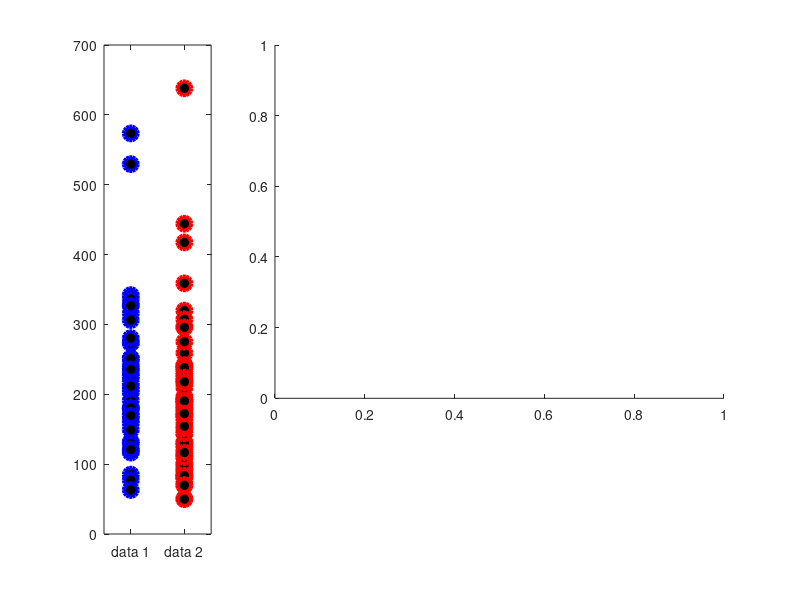

Recreate this plot in MATLAB. (Note: this script raises an error after producing the figure.)
%% Nonparametric Statistics
% Permutation testing
%% Create dataset
% Two log-norm datasets
N1 = 40;
N2 = 60;
data1 = exp( 5.3 + randn(N1,1)*.5 );
data2 = exp( 5.0 + randn(N2,1)*.5 );

% Plot the distributions
figure(1)
subplot(141)
plot(1,data1,'bo','markerfacecolor','k','markersize',10,'linew',3)
hold on
plot(2,data2,'ro','markerfacecolor','k','markersize',10,'linew',3)
set(gca,'xlim',[.5 2.5],'xtick',[1 2],'xticklabel',{'data 1';'data 2'})

%% Permutation Testing
% Combine both datasets 
alldata = [data1;data2];

% Define a vector of condition mapping
mapping = [ ones(N1,1);ones(N2,1)+1 ];

% Numerator of the t-test: difference of means
tnum = mean(alldata(mapping==1)) - mean(alldata(mapping==2));

% Denominator of t-test: square root of variances divided by N
tden = sqrt( var(alldata(mapping==1))/N1 + var(alldata(mapping==2))/N2 );

% Observed t-value is the ratio
obs_t = tnum / tden;

% Number of permutations
npermutes = 1000;
nmetas = 50;

% Initialize permuted vector (and meta-permutation for the bonus)
perm_t = zeros(npermutes,1);
meta_t = zeros(nmetas,1);

% Loop over meta permutation tests
for metai=1:nmetas
    % Loop over iterations for permutation
    for permi=1:npermutes
        % Randomize the condition mapping
        fake_mapping = mapping( randperm(N1+N2) );
        
        % New t-value from permuted data
        tnum = mean(alldata(fake_mapping==1)) - mean(alldata(fake_mapping==2));
        tden = sqrt( var(alldata(fake_mapping==1))/N1 + var(alldata(fake_mapping==2))/N2 );
        
        % Permutation t-test for this iteration
        perm_t(permi) = tnum / tden;
    end
    meta_z(metai) = (obs_t - mean(perm_t)) / std(perm_t);
end

% Make a histogram of the permutation t-values
figure(1)
subplot(4,4,[2 3 4 6 7 8 10 11 12])
histogram(perm_t,50);

% Plot the observed t-value on top as a line
hold on
plot([1 1]*obs_t,get(gca,'ylim'),'r--','linew',3)

% Z-value is the normalized distance of the observed t-value from the
% permutation distribution
zstat = (obs_t - mean(perm_t)) / std(perm_t);

title('Empirical H_0 distribution')
legend({'H_0';[ 'Zscore = ' num2str(zstat) ]})
set(gca,'xlim',[-1 1]*5)

% Plot the distribution of meta permutation test values
subplot(4,4,14:16)
histogram(meta_z,10)
set(gca,'xlim',[-1 1]*5)
title('Meta-z value distribution')

%% end